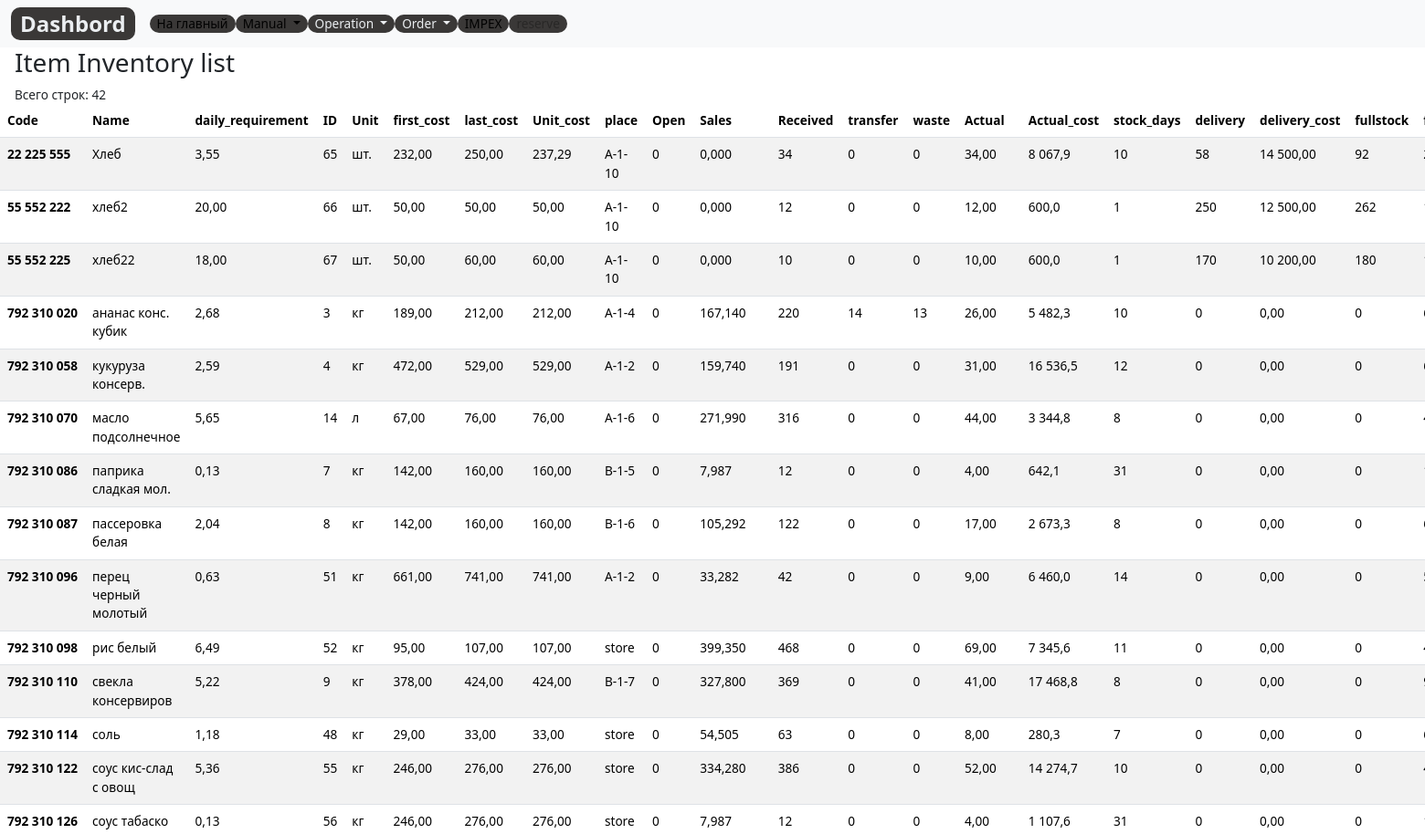
/control/inventory/ (upper part), run on an earlier commit of the app's database.
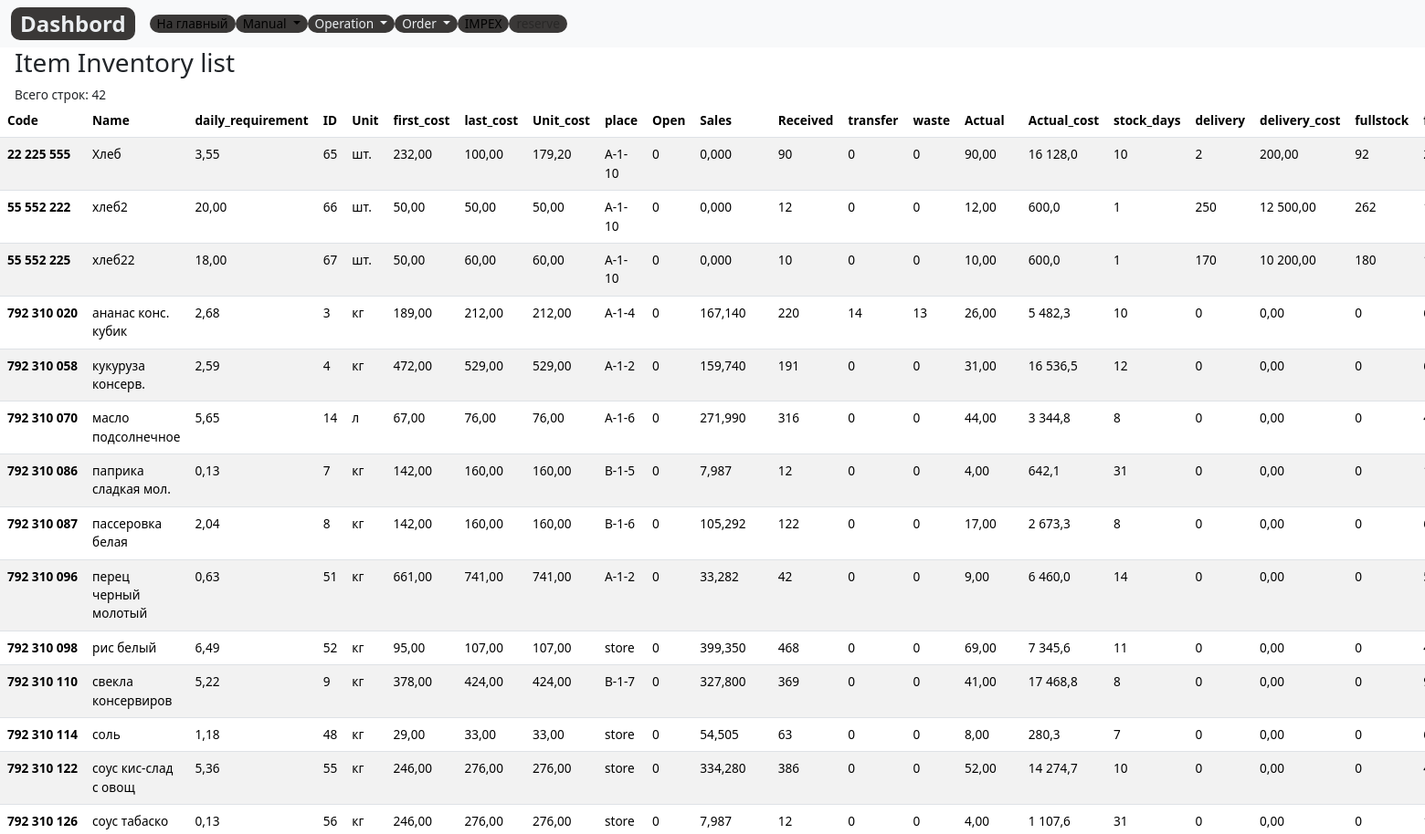
And on a later commit of the database.
### control/models.py (models this page shows, shortened)
class StockItem(models.Model):
    code=models.DecimalField(max_digits=12, help_text="Не более 12 знаков",decimal_places=0,null=True,verbose_name='Код')
    name = models.CharField(max_length=200, help_text="Не более 200 знаков", db_index=True)
    slug= models.SlugField(max_length=255, verbose_name='Url')
    daily_requirement= models.DecimalField(verbose_name='Суточная потребность', null=True, max_digits=10, decimal_places=4, default=0)
    unit = models.CharField(max_length=10,verbose_name='Ед.изм.',  choices=UNITS, null=True ,default='kg')
    first_cost = models.DecimalField(max_digits=10, help_text="Не более 10 знаков",decimal_places=2, null=True)
    last_cost = models.DecimalField(max_digits=10, help_text="Не более 10 знаков",decimal_places=2, null=True)
    unit_cost = models.DecimalField(max_digits=10, help_text="Не более 10 знаков",decimal_places=2, null=True)
    place = models.CharField(max_length=100,verbose_name='Место', null=True ,default='store')
    open=models.DecimalField(max_digits=10, help_text="Не более 10 знаков", decimal_places=0, null=True, default=0)
    sales =	models.DecimalField(max_digits=10, help_text="Не более 10 знаков", decimal_places=3, default=0)
    received = models.DecimalField(max_digits=10, help_text="Не более 10 знаков", null=True, decimal_places=0, default=0)
    transfer =models.DecimalField(max_digits=10, help_text="Не более 10 знаков",null=True, decimal_places=0, default=0)
    waste=models.DecimalField(max_digits=10, help_text="Не более 10 знаков",null=True, decimal_places=0, default=0)
    actual=models.DecimalField(max_digits=10, help_text="Не более 10 знаков", decimal_places=0, default=0)
    actual_cost=models.DecimalField(max_digits=12, help_text="Не более 12 знаков", decimal_places=2, default=0)
    stock_days=models.DecimalField(max_digits=4, help_text="Не более 4 знаков", decimal_places=0,null=True, default=3000,  verbose_name='Остаток, дней')
    delivery=models.DecimalField(max_digits=10, help_text="Не более 10 знаков", decimal_places=0, default=0,null=True,verbose_name='Пути') # from DeliverItem (сделать через aggregate)
    delivery_cost=models.DecimalField(max_digits=12, help_text="Не более 12 знаков", decimal_places=2, default=0,null=True,verbose_name='Пути, руб')
    fullstock=models.DecimalField(max_digits=10, help_text="Не более 10 знаков", decimal_places=0, default=0,null=True,verbose_name='Запас, ед.')
    fullstock_days=models.IntegerField( null=True,verbose_name='Запас, дней', default=0)
    delivery_time = models.IntegerField(verbose_name='Буфер, дней', null=True, default=5) #from Item -- Это буфер для товарной позиции
    class Meta:
        ordering = ['name']
        verbose_name = 'Остаток'
        verbose_name_plural = 'Остатки'
    @property
    def get_actual_cost(self):
        return (self.open-self.sales+self.received-self.transfer-self.waste )*self.unit_cost

### control/views.py (the view)
# urls.py: path('inventory/', InventoryListView.as_view(), name='inventory'),
class InventoryListView(ListView):
    model = StockItem
    template_name='lists/inventory_list.html'
    context_object_name='stockitems'

### control/templates/lists/inventory_list.html (shortened to what this page needs)
{% extends 'base_simple.html' %}
{% load static %}
  {% block content %}
  <div class="ms-3">
    <h3>Item Inventory list</h3>
    Всего строк: {{stockitems.count}}
  </div>
  <table class="table table-striped">
    <thead style="position: sticky;
  top: -1px;
  z-index: 2;background: #9d9e9e;">
      <tr>
        <th class="header" scope="col">Code</th>
        <th class="header" scope="col">Name</th>
        <th class="header" scope="col">daily_requirement</th>
        <th class="header" scope="col">ID</th>
        <th class="header" scope="col">Unit</th>
        <th class="header" scope="col">first_cost</th>
        <th class="header" scope="col">last_cost</th>
        <th class="header" scope="col">Unit_cost</th>
        <th class="header" scope="col">place</th>
        <th class="header" scope="col">Open</th>
        <th class="header" scope="col">Sales</th>
        <th class="header" scope="col">Received</th>
        <th class="header" scope="col">transfer</th>
        <th class="header" scope="col">waste</th>
        <th class="header" scope="col">Actual</th>
        <th class="header" scope="col">Actual_cost</th>
        <th class="header" scope="col">stock_days</th>
        <th class="header" scope="col">delivery</th>
        <th class="header" scope="col">delivery_cost</th>
        <th class="header" scope="col">fullstock</th>
        <th class="header" scope="col">fullstock_days</th>
      </tr>
    </thead>
    <tbody>
      {% for stockitem in stockitems|dictsort:"code" %}
      <tr>
        <th scope="row">{{stockitem.code}}</th>
        <td>{{stockitem.name}}</td>
        <td>{{stockitem.daily_requirement |floatformat:2 }}</td>
        <td>{{stockitem.id}}</td>
        <td>{{stockitem.unit}}</td>
        <td>{{stockitem.first_cost}}</td>
        <td>{{stockitem.last_cost}}</td>
        <td>{{stockitem.unit_cost}}</td>
        <td>{{stockitem.place}}</td>
        <td>{{stockitem.open}}</td>
        <td>{{stockitem.sales}}</td>
        <td>{{stockitem.received}}</td>
        <td>{{stockitem.transfer}}</td>
        <td>{{stockitem.waste}}</td>
        <td>{{stockitem.actual |floatformat:2}}</td>
        <td>{{stockitem.get_actual_cost|floatformat:1 }}</td>
        <td>{{stockitem.stock_days}}</td>
        <td>{{stockitem.delivery}}</td>
        <td>{{stockitem.delivery_cost}}</td>
        <td>{{stockitem.fullstock}}</td>
        <td>{{stockitem.fullstock_days}}</td>
      </tr>
      {% endfor %}
    </tbody>
  </table>
  {% endblock %}

What changed in the data, as far as the page shows it:
changed StockItem "Хлеб": last_cost "250,00" → "100,00"; unit_cost "237,29" → "179,20"; received "34" → "90"; actual "34,00" → "90,00"; get_actual_cost "8 067,9" → "16 128,0"; delivery "58" → "2"; delivery_cost "14 500,00" → "200,00"
